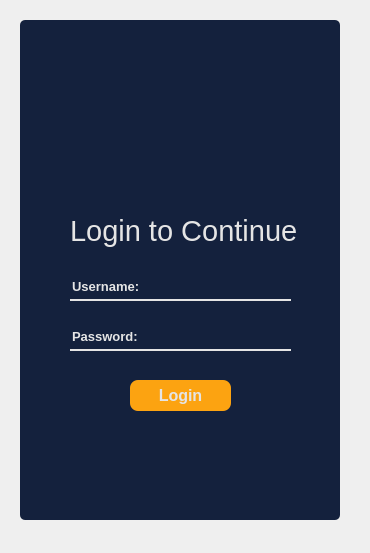
<?xml version="1.0" encoding="UTF-8"?>
<ui version="4.0">
 <class>Form</class>
 <widget class="QWidget" name="Form">
  <property name="geometry">
   <rect>
    <x>0</x>
    <y>0</y>
    <width>370</width>
    <height>553</height>
   </rect>
  </property>
  <property name="font">
   <font>
    <family>Helvetica</family>
    <pointsize>12</pointsize>
   </font>
  </property>
  <property name="windowTitle">
   <string>Form</string>
  </property>
  <widget class="QWidget" name="widget" native="true">
   <property name="geometry">
    <rect>
     <x>20</x>
     <y>20</y>
     <width>320</width>
     <height>500</height>
    </rect>
   </property>
   <widget class="QLabel" name="label">
    <property name="geometry">
     <rect>
      <x>0</x>
      <y>0</y>
      <width>320</width>
      <height>500</height>
     </rect>
    </property>
    <property name="styleSheet">
     <string notr="true">background-color:#14213D;
border-radius:5px;
</string>
    </property>
    <property name="text">
     <string/>
    </property>
   </widget>
   <widget class="QLineEdit" name="lineEdit_2">
    <property name="geometry">
     <rect>
      <x>50</x>
      <y>310</y>
      <width>221</width>
      <height>21</height>
     </rect>
    </property>
    <property name="font">
     <font>
      <family>Helvetica</family>
      <pointsize>10</pointsize>
      <weight>75</weight>
      <bold>true</bold>
     </font>
    </property>
    <property name="styleSheet">
     <string notr="true">background-color: transparent;
border:transparent;
border-bottom: 2px solid #e5e5e5;
color: #e5e5e5;
padding-bottom:8px;</string>
    </property>
    <property name="text">
     <string>Password:</string>
    </property>
   </widget>
   <widget class="QPushButton" name="pushButton">
    <property name="geometry">
     <rect>
      <x>110</x>
      <y>360</y>
      <width>101</width>
      <height>31</height>
     </rect>
    </property>
    <property name="font">
     <font>
      <family>Helvetica</family>
      <pointsize>12</pointsize>
      <weight>75</weight>
      <italic>false</italic>
      <bold>true</bold>
     </font>
    </property>
    <property name="styleSheet">
     <string notr="true">background-color:#fca311;
border-radius: 8px;
color: #e5e5e5;
border:none;
outline:none;</string>
    </property>
    <property name="text">
     <string>Login</string>
    </property>
   </widget>
   <widget class="QLineEdit" name="lineEdit_3">
    <property name="geometry">
     <rect>
      <x>50</x>
      <y>260</y>
      <width>221</width>
      <height>21</height>
     </rect>
    </property>
    <property name="font">
     <font>
      <family>Helvetica</family>
      <pointsize>10</pointsize>
      <weight>75</weight>
      <bold>true</bold>
     </font>
    </property>
    <property name="styleSheet">
     <string notr="true">background-color: transparent;
border:transparent;
border-bottom: 2px solid #e5e5e5;
color: #e5e5e5;
padding-bottom:8px;</string>
    </property>
    <property name="text">
     <string>Username:</string>
    </property>
   </widget>
   <widget class="QLabel" name="label_2">
    <property name="geometry">
     <rect>
      <x>50</x>
      <y>190</y>
      <width>241</width>
      <height>41</height>
     </rect>
    </property>
    <property name="font">
     <font>
      <pointsize>22</pointsize>
     </font>
    </property>
    <property name="styleSheet">
     <string notr="true">color: #e5e5e5;</string>
    </property>
    <property name="text">
     <string>Login to Continue</string>
    </property>
   </widget>
  </widget>
 </widget>
 <resources/>
 <connections/>
</ui>
